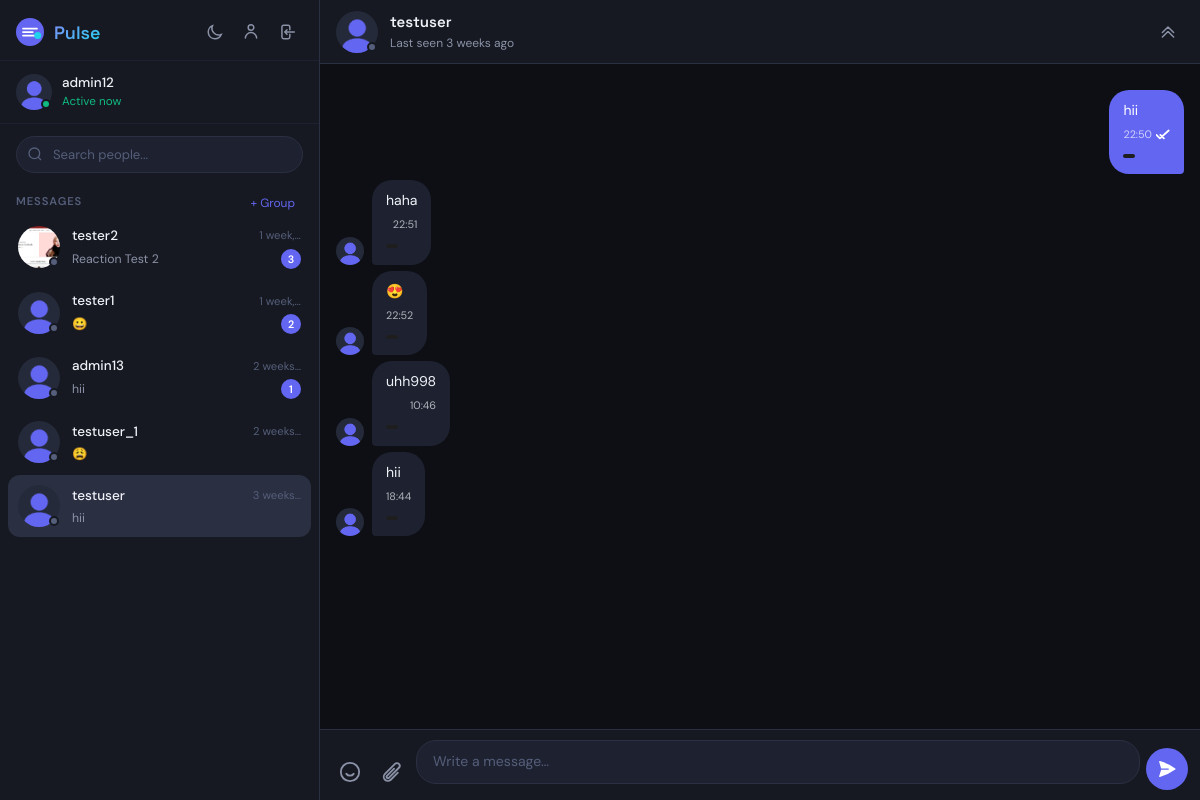
/conversation/2/ (signed in), run on the app's committed database.
### accounts/models.py (models this page shows, shortened)
class User(AbstractUser):
    avatar = models.ImageField(upload_to='avatars/', default='avatars/default.png', blank=True)
    bio = models.CharField(max_length=160, blank=True)
    is_online = models.BooleanField(default=False)
    last_seen = models.DateTimeField(default=timezone.now)
    class Meta:
        db_table = 'accounts_user'
    def get_avatar_url(self):
        if self.avatar and hasattr(self.avatar, 'url'):
            try:
                return self.avatar.url
            except Exception:
                pass
        return '/static/images/default_avatar.png'
    def __str__(self):
        return self.username

### chat/models.py (models this page shows, shortened)
class Conversation(models.Model):
    participants = models.ManyToManyField(settings.AUTH_USER_MODEL, related_name='conversations')
    created_at = models.DateTimeField(auto_now_add=True)
    updated_at = models.DateTimeField(auto_now=True)
    is_group = models.BooleanField(default=False)
    name = models.CharField(max_length=255, blank=True)
    avatar = models.ImageField(upload_to='group_avatars/', blank=True, null=True)
    admin = models.ForeignKey(settings.AUTH_USER_MODEL, on_delete=models.SET_NULL, null=True, blank=True, related_name='administered_groups')
    class Meta:
        ordering = ['-updated_at']
    def other_participant(self, user):
        return self.participants.exclude(id=user.id).first()
    def unread_count(self, user):
        return self.messages.filter(receiver=user, is_read=False).count()
    def last_message(self):
        return self.messages.order_by('-timestamp').first()

class Message(models.Model):
    STATUS_SENT = 'sent'
    STATUS_DELIVERED = 'delivered'
    STATUS_READ = 'read'
    STATUS_CHOICES = [
        (STATUS_SENT, 'Sent'),
        (STATUS_DELIVERED, 'Delivered'),
        (STATUS_READ, 'Read'),
    ]
    conversation = models.ForeignKey(Conversation, on_delete=models.CASCADE, related_name='messages')
    sender = models.ForeignKey(settings.AUTH_USER_MODEL, on_delete=models.CASCADE, related_name='sent_messages')
    receiver = models.ForeignKey(settings.AUTH_USER_MODEL, on_delete=models.CASCADE, related_name='received_messages', null=True, blank=True)
    content = models.TextField(blank=True)
    status = models.CharField(max_length=10, choices=STATUS_CHOICES, default=STATUS_SENT)
    is_read = models.BooleanField(default=False)
    timestamp = models.DateTimeField(auto_now_add=True)
    message_type = models.CharField(
        max_length=10,
        choices=[('text', 'Text'), ('file', 'File'), ('image', 'Image')],
        default='text'
    )
    is_deleted = models.BooleanField(default=False)
    edited_at = models.DateTimeField(null=True, blank=True)
    reply_to = models.ForeignKey('self', on_delete=models.SET_NULL, null=True, blank=True, related_name='replies')
    class Meta:
        ordering = ['timestamp']
        indexes = [
            models.Index(fields=['conversation', 'timestamp']),
            models.Index(fields=['sender', 'receiver']),
        ]
    def __str__(self):
        return f'{self.sender} → {self.receiver}: {self.content[:40]}'

### chat/views.py (the view)
# urls.py: path('conversation/<int:conversation_id>/', views.conversation_view, name='conversation'),
@login_required
def conversation_view(request, conversation_id):
    conv = get_object_or_404(Conversation, id=conversation_id)
    if not conv.participants.filter(id=request.user.id).exists():
        return redirect('chat:index')
    other = None if conv.is_group else conv.other_participant(request.user)
    messages_qs = (
        conv.messages
        .select_related('sender', 'receiver', 'attachment', 'reply_to__sender')
        .prefetch_related('reactions')
        .order_by('timestamp')
    )
    unread = messages_qs.filter(receiver=request.user, is_read=False)
    unread.update(is_read=True, status=Message.STATUS_READ)
    conversations = (
        Conversation.objects.filter(participants=request.user)
        .prefetch_related('participants', 'messages').order_by('-updated_at')
    )
    conv_data = []
    for c in conversations:
        o = None if c.is_group else c.other_participant(request.user)
        if not c.is_group and not o:
            continue
        conv_data.append({
            'conv': c,
            'other': o,
            'last_msg': c.last_message(),
            'unread': c.unread_count(request.user),
        })
    return render(request, 'index.html', {
        'conversations': conv_data,
        'active_conv': conv,
        'other_user': other,
        'messages': messages_qs,
        'user': request.user,
        'is_group': conv.is_group,
    })

### templates/index.html (shortened to what this page needs)
{% extends 'base.html' %}
{% load static %}
{% block content %}
<div class="chat-shell">
  <aside class="sidebar" id="sidebar">
    <div class="sidebar__header">
      <div class="sidebar__brand">
        <span class="sidebar__brand-name">Pulse</span>
      </div>
      <div class="sidebar__actions">
        <button class="icon-btn" id="themeToggle" title="Toggle theme" aria-label="Toggle theme">
          <svg id="themeIconMoon" width="18" height="18" viewBox="0 0 24 24" fill="none" stroke="currentColor" stroke-width="2">
            <path d="M20.354 15.354A9 9 0 018.646 3.646 9.003 9.003 0 0012 21a9.003 9.003 0 008.354-5.646z" />
          </svg>
        </button>
        <a href="{% url 'accounts:profile' %}" class="icon-btn" title="Profile">
          <svg width="18" height="18" viewBox="0 0 24 24" fill="none" stroke="currentColor" stroke-width="2">
            <path stroke-linecap="round" stroke-linejoin="round" d="M15.75 6a3.75 3.75 0 11-7.5 0 3.75 3.75 0 017.5 0zM4.501 20.118a7.5 7.5 0 0114.998 0" />
          </svg>
        </a>
        <a href="{% url 'accounts:logout' %}" class="icon-btn" title="Sign out">
          <svg width="18" height="18" viewBox="0 0 24 24" fill="none" stroke="currentColor" stroke-width="2">
            <path stroke-linecap="round" stroke-linejoin="round" d="M15.75 9V5.25A2.25 2.25 0 0013.5 3h-6a2.25 2.25 0 00-2.25 2.25v13.5A2.25 2.25 0 007.5 21h6a2.25 2.25 0 002.25-2.25V15M12 9l-3 3m0 0l3 3m-3-3h12.75" />
          </svg>
        </a>
      </div>
    </div>
    <div class="sidebar__me">
      <div class="avatar avatar--sm">
        <img src="{{ user.get_avatar_url }}" alt="{{ user.username }}">
        <span class="avatar__status avatar__status--online"></span>
      </div>
      <div class="sidebar__me-info">
        <span class="sidebar__me-name">{{ user.username }}</span>
        <span class="sidebar__me-status">Active now</span>
      </div>
    </div>
    <div class="sidebar__search">
      <div class="search-box">
        <input type="text" id="searchInput" placeholder="Search people..." class="search-input" autocomplete="off">
      </div>
    </div>
    <div class="sidebar__conversations">
      <h3 class="sidebar__section-title">Messages
        <button id="btnNewGroup" class="btn-new-group" title="New Group">+ Group</button>
      </h3>
      <div class="conv-list" id="convList">
        {% for item in conversations %}
        <a href="{% url 'chat:conversation' item.conv.id %}"
          class="conv-item {% if active_conv and active_conv.id == item.conv.id %}conv-item--active{% endif %}"
          data-conv-id="{{ item.conv.id }}"
          {% if item.other %}data-user-id="{{ item.other.id }}"{% endif %}
          data-is-group="{{ item.conv.is_group|yesno:'true,false' }}">
          <div class="avatar avatar--md">
            {% if item.conv.is_group %}
              <div class="avatar-group-icon">
                <svg width="20" height="20" viewBox="0 0 24 24" fill="none" stroke="currentColor" stroke-width="2">
                  <path stroke-linecap="round" stroke-linejoin="round" d="M18 18.72a9.094 9.094 0 003.741-.479 3 3 0 00-4.682-2.72m.94 3.198l.001.031c0 .225-.012.447-.037.666A11.944 11.944 0 0112 21c-2.17 0-4.207-.576-5.963-1.584A6.062 6.062 0 016 18.719m12 0a5.971 5.971 0 00-.941-3.197m0 0A5.995 5.995 0 0012 12.75a5.995 5.995 0 00-5.058 2.772m0 0a3 3 0 00-4.681 2.72 8.986 8.986 0 003.74.477m.94-3.197a5.971 5.971 0 00-.94 3.197M15 6.75a3 3 0 11-6 0 3 3 0 016 0zm6 3a2.25 2.25 0 11-4.5 0 2.25 2.25 0 014.5 0zm-13.5 0a2.25 2.25 0 11-4.5 0 2.25 2.25 0 014.5 0z" />
                </svg>
              </div>
            {% else %}
              <img src="{{ item.other.get_avatar_url }}" alt="{{ item.other.username }}">
              <span class="avatar__status {% if item.other.is_online %}avatar__status--online{% else %}avatar__status--offline{% endif %}" id="status-{{ item.other.id }}"></span>
            {% endif %}
          </div>
          <div class="conv-item__body">
            <div class="conv-item__top">
              <span class="conv-item__name">{% if item.conv.is_group %}{{ item.conv.name }}{% else %}{{ item.other.username }}{% endif %}</span>
              {% if item.last_msg %}
              <span class="conv-item__time">{{ item.last_msg.timestamp|timesince|truncatechars:8 }}</span>
              {% endif %}
            </div>
            <div class="conv-item__bottom">
              <span class="conv-item__preview" id="preview-{{ item.conv.id }}">
                {% if item.last_msg %}
                  {% if item.last_msg.message_type == 'image' %}📷 Photo
                  {% elif item.last_msg.message_type == 'file' %}📎 File
                  {% else %}{{ item.last_msg.content|truncatechars:32 }}
                  {% endif %}
                {% else %}No messages yet{% endif %}
              </span>
              {% if item.unread > 0 %}
              <span class="unread-badge" id="unread-{{ item.conv.id }}">{{ item.unread }}</span>
              {% endif %}
            </div>
          </div>
        </a>
        {% empty %}
        <div class="conv-empty">
          <p>No conversations yet.</p>
          <p>Search for someone to start chatting!</p>
        </div>
        {% endfor %}
      </div>
    </div>
  </aside>
  <main class="chat-main" id="chatMain">
    {% if active_conv %}
    <div class="chat-header">
      <div class="chat-header__user">
        <div class="avatar avatar--md">
          {% if is_group %}
            <div class="avatar-group-icon avatar-group-icon--header">
              <svg width="22" height="22" viewBox="0 0 24 24" fill="none" stroke="currentColor" stroke-width="2">
                <path stroke-linecap="round" stroke-linejoin="round" d="M18 18.72a9.094 9.094 0 003.741-.479 3 3 0 00-4.682-2.72m.94 3.198l.001.031c0 .225-.012.447-.037.666A11.944 11.944 0 0112 21c-2.17 0-4.207-.576-5.963-1.584A6.062 6.062 0 016 18.719m12 0a5.971 5.971 0 00-.941-3.197m0 0A5.995 5.995 0 0012 12.75a5.995 5.995 0 00-5.058 2.772m0 0a3 3 0 00-4.681 2.72 8.986 8.986 0 003.74.477m.94-3.197a5.971 5.971 0 00-.94 3.197M15 6.75a3 3 0 11-6 0 3 3 0 016 0zm6 3a2.25 2.25 0 11-4.5 0 2.25 2.25 0 014.5 0zm-13.5 0a2.25 2.25 0 11-4.5 0 2.25 2.25 0 014.5 0z" />
              </svg>
            </div>
          {% else %}
            <img src="{{ other_user.get_avatar_url }}" alt="{{ other_user.username }}">
            <span class="avatar__status {% if other_user.is_online %}avatar__status--online{% else %}avatar__status--offline{% endif %}" id="headerStatus"></span>
          {% endif %}
        </div>
        <div class="chat-header__info">
          <h2 class="chat-header__name">{% if is_group %}{{ active_conv.name }}{% else %}{{ other_user.username }}{% endif %}</h2>
          <span class="chat-header__presence" id="headerPresence">
            {% if is_group %}
              {{ active_conv.participants.count }} members
            {% elif other_user.is_online %}
              Active now
            {% else %}
              Last seen {{ other_user.last_seen|timesince }} ago
            {% endif %}
          </span>
        </div>
      </div>
      <div class="chat-header__actions">
        <button class="icon-btn" id="loadMoreBtn" title="Load older messages">
          <svg width="18" height="18" viewBox="0 0 24 24" fill="none" stroke="currentColor" stroke-width="2">
            <path stroke-linecap="round" stroke-linejoin="round" d="M4.5 12.75l7.5-7.5 7.5 7.5m-15 6l7.5-7.5 7.5 7.5" />
          </svg>
        </button>
      </div>
    </div>
    <div class="chat-messages" id="chatMessages">
      {% for msg in messages %}
      <div class="message {% if msg.sender == user %}message--out{% else %}message--in{% endif %}"
        data-message-id="{{ msg.id }}" data-sender-id="{{ msg.sender.id }}">
        {% if msg.sender != user %}
        <div class="message__avatar">
          <img src="{{ msg.sender.get_avatar_url }}" alt="{{ msg.sender.username }}">
        </div>
        {% endif %}
        <div class="message__bubble">
          {% if msg.is_deleted %}
            <p class="deleted-message">This message was deleted</p>
          {% else %}
            {% if msg.message_type == 'image' and msg.attachment %}
            <div class="message__image-wrap">
              <img src="{{ msg.attachment.file.url }}" alt="{{ msg.attachment.original_name }}" class="message__image js-lightbox-trigger">
            </div>
            {% else %}
            <p class="message__text" id="message-content-{{ msg.id }}">{{ msg.content }}{% if msg.edited_at %}<span class="edited-tag">(edited)</span>{% endif %}</p>
            {% endif %}
          {% endif %}
          <div class="message__meta">
            <span class="message__time">{{ msg.timestamp|date:"H:i" }}</span>
            {% if msg.sender == user %}
            <span class="message__status" data-msg-id="{{ msg.id }}">
              {% if msg.status == 'read' %}
              <svg class="status-icon status-icon--read" viewBox="0 0 16 16"><path d="M.5 9l4 4 10-9M5 9l4 4" stroke="currentColor" fill="none" stroke-linecap="round" stroke-linejoin="round"/></svg>
              {% elif msg.status == 'delivered' %}
              <svg class="status-icon" viewBox="0 0 16 16"><path d="M.5 9l4 4 10-9M5 9l4 4" stroke="currentColor" fill="none" stroke-linecap="round" stroke-linejoin="round"/></svg>
              {% else %}
              <svg class="status-icon" viewBox="0 0 16 16"><path d="M2.5 9l4 4 8-8" stroke="currentColor" fill="none" stroke-linecap="round" stroke-linejoin="round"/></svg>
              {% endif %}
            </span>
            {% endif %}
          </div>
          <div class="reactions-summary" id="reactions-{{ msg.id }}">
          </div>
        </div>
      </div>
      {% endfor %}
    </div>
    <div class="chat-input-area">
      <div class="chat-input-wrapper">
        <button class="icon-btn emoji-btn" id="emojiBtn" title="Emoji" aria-label="Emoji picker">
          <svg width="22" height="22" viewBox="0 0 24 24" fill="none" stroke="currentColor" stroke-width="2">
            <circle cx="12" cy="12" r="10" />
            <path stroke-linecap="round" d="M8 14s1.5 2 4 2 4-2 4-2" />
            <line x1="9" y1="9" x2="9.01" y2="9" /><line x1="15" y1="9" x2="15.01" y2="9" />
          </svg>
        </button>
        <label class="icon-btn" for="fileInput" title="Attach file">
        </label>
        <div class="message-input-wrap">
          <textarea id="messageInput" class="message-input" placeholder="Write a message…" rows="1" maxlength="4000"></textarea>
        </div>
        <button class="send-btn" id="sendBtn" title="Send">
          <svg width="20" height="20" viewBox="0 0 24 24" fill="currentColor">
            <path d="M3.478 2.405a.75.75 0 00-.926.94l2.432 7.905H13.5a.75.75 0 010 1.5H4.984l-2.432 7.905a.75.75 0 00.926.94 60.519 60.519 0 0018.445-8.986.75.75 0 000-1.218A60.517 60.517 0 003.478 2.405z" />
          </svg>
        </button>
      </div>
    </div>
    {% endif %}
  </main>
</div>
{% endblock %}

### templates/base.html (shortened to what this page needs)
<!DOCTYPE html>
<html lang="en" data-theme="dark">
<head>
{% load static %}
<link rel="stylesheet" href="{% static 'css/main.css' %}">
</head>
<body>
{% if messages %}
<div class="toast-container" id="toastContainer">
</div>
{% endif %}
{% block content %}{% endblock %}
</body>
</html>

### data on the page
User: get_avatar_url (placeholder picture), username "admin12"
Conversation: other.get_avatar_url (picture), other.username "tester2", last_msg.timestamp "1 week,…", last_msg.content "Reaction Test 2", unread "3"
Conversation: other.get_avatar_url (placeholder picture), other.username "tester1", last_msg.timestamp "1 week,…", last_msg.content "😀", unread "2"
Conversation: other.get_avatar_url (placeholder picture), other.username "admin13", last_msg.timestamp "2 weeks…", last_msg.content "hii", unread "1"
Conversation: other.get_avatar_url (placeholder picture), other.username "testuser_1", last_msg.timestamp "2 weeks…", last_msg.content "😩"
Conversation: other.get_avatar_url (placeholder picture), other.username "testuser", last_msg.timestamp "3 weeks…", last_msg.content "hii"
User: get_avatar_url (placeholder picture), username "testuser", last_seen "3 weeks"
Message: content "hii", timestamp "22:50", status "read" (drawn)
Message: sender.get_avatar_url (placeholder picture), content "haha", timestamp "22:51"
Message: sender.get_avatar_url (placeholder picture), content "😍", timestamp "22:52"
Message: sender.get_avatar_url (placeholder picture), content "uhh998", timestamp "10:46"
Message: sender.get_avatar_url (placeholder picture), content "hii", timestamp "18:44"
